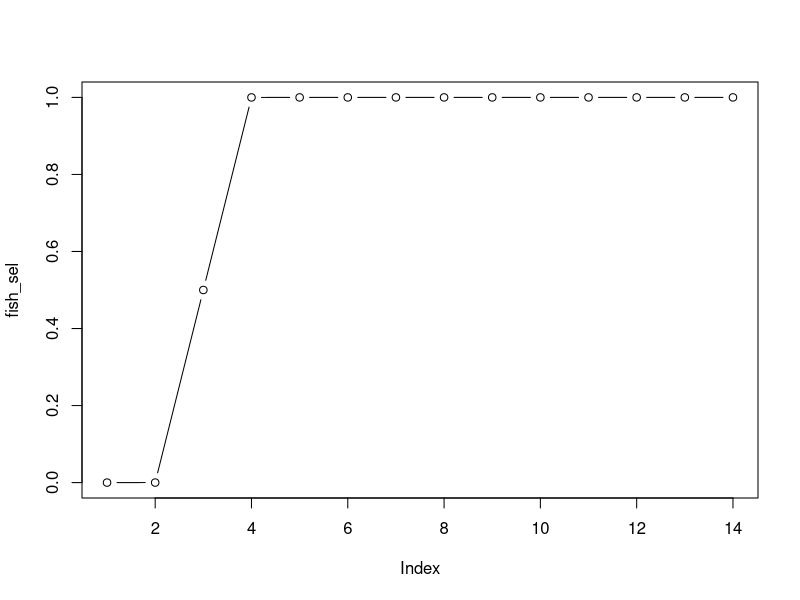
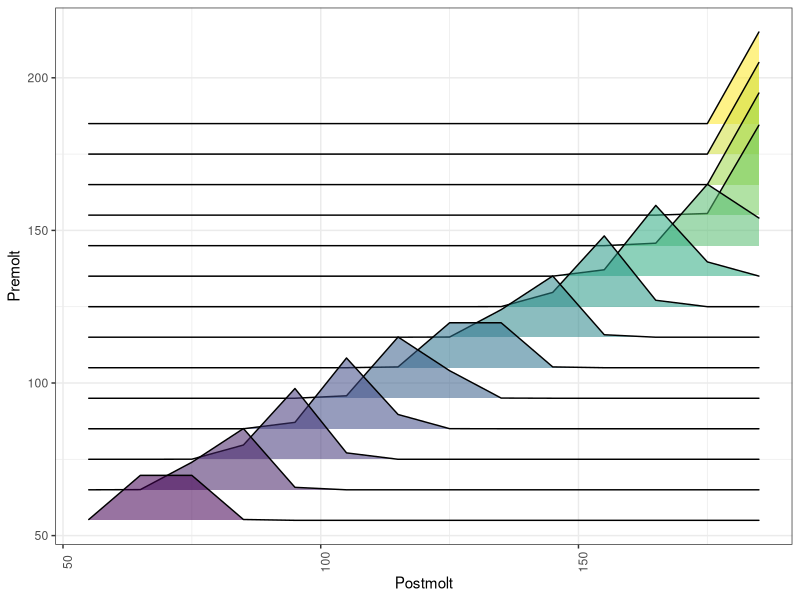
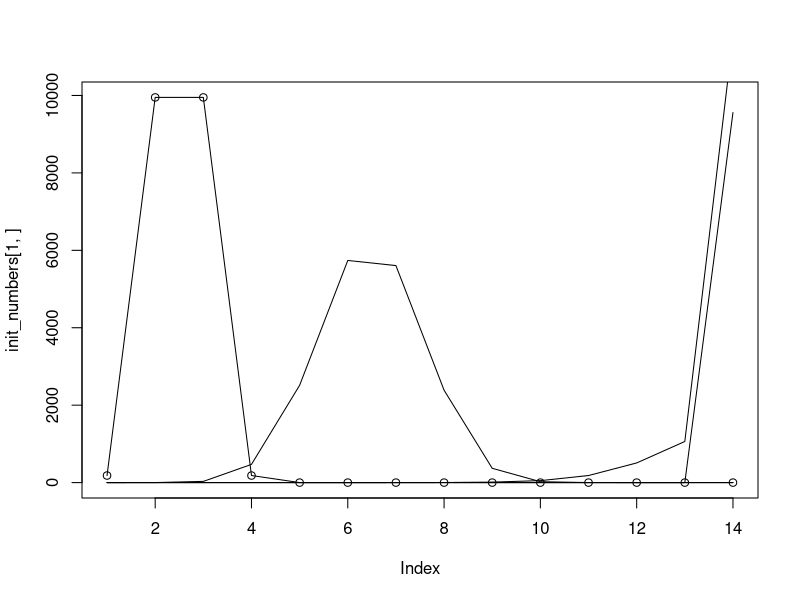

Reproduce these figures in R, in order. (Note: this script raises an error after producing the figures.)
# Operating model for mantis shrimp
# key characteristics: 
#     two recruitment events a year
#     two growth periods a year
#     fishery doesn't operate in the winter or summer
#     closed season changed length (need to implement)
#     monthly time step
#     start at 50mm
#     mature at 80mm
#     live 3 to 4 years
library(reshape2)
library(dplyr)
library(ggplot2)
library(ggridges)

#############################
# model characteristics
#############################
sizes         <-seq(50,190,10) # choose start sizes so they have roughly the same intermolt duration
years         <-seq(2009,2021) # simulated year span
total_time_steps<-length(years)*12
all_months    <-seq(1,total_time_steps)

#==mid points to the size bins from 'sizes'
in_break<-sizes
mid_pts<-rep(0,length(in_break)-1)
for(x in 1:length(mid_pts))
  mid_pts[x] <- (in_break[x]+in_break[x+1])/2

nat_mort      <-1

fish_prop     <-c(0,0,.1,.1,.1,.1,0,0,0,.2,.2,.15) # this is the proportion of fish_mort that occurs in a month
fish_months   <-all_months[which(all_months*rep(fish_prop,length(years))!=0)]

grow_month    <-c(0,0,1,0,0,0,1,0,0,0,0,0)
rec_month     <-c(0,1,0,0,0,0,0,1,0,0,0,0)
spawn_month   <-c(0,0,0,0,0,0,1,0,0,0,0,1)

growth_months   <-all_months[which(all_months*rep(grow_month,length(years))!=0)]
rec_months    <-all_months[which(all_months*rep(rec_month,length(years))!=0)]
spawn_months  <-all_months[which(all_months*rep(spawn_month,length(years))!=0)]

#==both fish_month and fish_prop could be turned into matrices
#==so that the months fished over time can change


#==fishery selectivity
fish_50<-75
fish_slope<-1
fish_sel<-1/(1+exp(-fish_slope*(mid_pts-fish_50)))
#==check it
plot(fish_sel,type='b')

f_mort1              <-matrix(0,ncol=length(mid_pts),nrow=total_time_steps)
in_fmort             <-rnorm(length(fish_months),0.15,0.05)
f_mort1[fish_months,]<-in_fmort
f_mort              <-sweep(f_mort1,2,fish_sel,FUN="*")

###################################
#==build a size transition matrix==
make_size_trans<-function(alpha,beta,growth_sd,out_plot=FALSE,no_x=FALSE,
                          input_size)
{
  avg_post_molt<-alpha + beta*input_size
  size_trans_mat<-matrix(ncol=length(input_size),nrow=length(input_size))
  
  for(x in 1:nrow(size_trans_mat))
  {
    tmp<-dnorm(input_size,avg_post_molt[x],growth_sd[x])  
    tmp[seq(1,nrow(size_trans_mat))<x]<-0
    size_trans_mat[x,]<-round(tmp/sum(tmp) ,3)
    
  }
  
  rownames(size_trans_mat)<-input_size
  colnames(size_trans_mat)<-input_size
  in_g<-data.frame(melt(t(size_trans_mat)))
  colnames(in_g)<-c("Postmolt","Premolt","Density")
  
  p <- ggplot(in_g)
  p <- p + geom_density_ridges(aes(x=Postmolt, y=Premolt, height = Density, group=Premolt,
                                   fill=stat(y),alpha=.9999),stat = "identity",scale=3) +
    scale_fill_viridis_c()+
    theme_bw() +
    theme(legend.position = "none",
          axis.text.x = element_text(angle = 90)) 
  
  if(no_x==TRUE)
    p<-p+theme(axis.text.x=element_blank(),
               axis.title.x=element_blank(),
               axis.ticks.x = element_blank())
  
  if(out_plot==TRUE)
    print(p)
  
  list(size_trans_mat,p)
}

size_trans_1<-make_size_trans(alpha=4,beta=1.2,
                              growth_sd=rep(5,length(mid_pts)),out_plot=F,no_x=FALSE,input_size=mid_pts)
# plot size transition matrix
size_trans_1[[2]]


##########################################
#==make up initial numbers at size at time
#==by iterating the size transition matrix
#==on a recruitment
init_numbers<-matrix(ncol=length(mid_pts),nrow=4)
dummy<-c(exp(10),rep(0,length(mid_pts)-1))
counter<-0
for(x in 1:4)
{
 counter<-0
 while(counter<x)
 {
   dummy<-(dummy%*%size_trans_1[[1]])*exp(-nat_mort/length(grow_month))
   counter<-counter+1
 }
 init_numbers[x,]<-dummy
   
}
#==check they look sensible
 plot(init_numbers[1,]) 
 for(x in 1:nrow(init_numbers))
   lines(init_numbers[x,])

 ###############################
 #==project population
 ###############################
 n_matrix<-matrix(ncol=length(mid_pts),nrow=c(total_time_steps))
 n_matrix[1,]<-apply(init_numbers,2,sum)
 c_matrix<-matrix(ncol=length(mid_pts),nrow=c(total_time_steps))
 log_recruits<-rep(0,total_time_steps)
 in_log_rec<-rnorm(length(rec_months),20,0.5)
 log_recruits[rec_months] <- in_log_rec
   
for(x in 1:(total_time_steps))
{
 #==recruitment(this could be spread over several size bins)
  #==this can also be linked to spawning biomass later
  if(any(rec_months==x))
    n_matrix[x,1]<-n_matrix[x,1] + exp(log_recruits[x])
  
 #==growth
  if(any(growth_months==x))
    n_matrix[x,]<-n_matrix[x,]%*%size_trans_1[[1]]
  
  #==fishing
  #==need a better way to do this...
    n_matrix[x,]<-n_matrix[x,]*(exp(-f_mort[x,]))
    c_matrix[x,]<-n_matrix[x,]*(1-exp(-f_mort[x,]))   

  #==natural mortality
    if(x<total_time_steps)
     n_matrix[x+1,]<-n_matrix[x,]*exp(-nat_mort/12)

}

 dat_file<-'admb/mantis_pindat.DAT'
 file.create(dat_file)
 
 cat("# log_rec",file=dat_file,append=TRUE)
 cat("\n",file=dat_file,append=TRUE)
 cat(in_log_rec,file=dat_file,append=TRUE)
 cat("\n",file=dat_file,append=TRUE)
 cat("# fmort",file=dat_file,append=TRUE)
 cat("\n",file=dat_file,append=TRUE)
 cat(in_fmort,file=dat_file,append=TRUE)
 cat("\n",file=dat_file,append=TRUE)
 cat("# init_n_at_l",file=dat_file,append=TRUE)
 cat("\n",file=dat_file,append=TRUE)
 cat(log(n_matrix[1,]),file=dat_file,append=TRUE) 
 
 
 
####################################
# visualize population
################################
 rownames(n_matrix)<-seq(1,total_time_steps)/12
 colnames(n_matrix)<-mid_pts
 in_g<-data.frame(melt(t(n_matrix)))
 colnames(in_g)<-c("Size","Time","Numbers")
 in_g$year<-floor(in_g$Time)
 
 p <- ggplot(in_g)
 p <- p + geom_density_ridges(aes(x=Size, y=Time, height = Numbers, group=Time,
                                  fill=stat(y),alpha=.9999),stat = "identity",scale=5) +
   scale_fill_viridis_c()+
   theme_bw() +
   theme(legend.position = "none",
         axis.text.x = element_text(angle = 90)) 

   print(p)
   
   num_yr<-in_g%>%
     group_by(year)%>%
     summarize(tot_num = sum(Numbers,na.rm=T))
   
   ggplot(data=num_yr,aes(x=year,y=tot_num))+
     geom_line()+
     theme_bw()
   
####################################
# visualize catch
################################
rownames(c_matrix)<-seq(1,total_time_steps)/12
colnames(c_matrix)<-mid_pts
in_g<-data.frame(melt(t(c_matrix)))
colnames(in_g)<-c("Size","Time","Numbers")
in_g$year<-floor(in_g$Time)
   
   p <- ggplot(in_g)
   p <- p + geom_density_ridges(aes(x=Size, y=Time, height = Numbers, group=Time,
                                    fill=stat(y),alpha=.9999),stat = "identity",scale=5) +
     scale_fill_viridis_c()+
     theme_bw() +
     theme(legend.position = "none",
           axis.text.x = element_text(angle = 90)) 
   
   print(p)
 
cat_yr<-in_g%>%
  group_by(year)%>%
  summarize(tot_catch = sum(Numbers,na.rm=T))
 
ggplot()+
  geom_line(data=cat_yr,aes(x=year,y=tot_catch),col='red')+
  theme_bw()  
 
###########################
# write a .DAT file
###########################  
all_months<-seq(1,(total_time_steps))
survey_sampling_1<-all_months[which(all_months%%8==0)]
survey_sampling_2<-all_months[which(all_months%%5==0)]
survey_sampling_3<-seq(96,108)
use_surv_samp<-sort(union(union(survey_sampling_1,survey_sampling_2),survey_sampling_3))
in_sd<-0.2

#==survey selectivity
surv_50<-60
surv_slope<-.3
surv_sel<-1/(1+exp(-surv_slope*(mid_pts-surv_50)))
#plot(surv_sel,type='b')

#==calculate fishing months
fish_months<-all_months[which(all_months*rep(fish_prop,length(years))!=0)]

dat_file<-'admb/mantis.DAT'
file.create(dat_file)

cat("# simulated mantis shrimp data file",file=dat_file,append=TRUE)
cat("\n",file=dat_file,append=TRUE)
cat("# start_mo",file=dat_file,append=TRUE)
cat("\n",file=dat_file,append=TRUE)
cat(1,file=dat_file,append=TRUE)
cat("\n",file=dat_file,append=TRUE)
cat("# end_mo",file=dat_file,append=TRUE)
cat("\n",file=dat_file,append=TRUE)
cat(total_time_steps,file=dat_file,append=TRUE)
cat("\n",file=dat_file,append=TRUE)

cat("# number of sizes",file=dat_file,append=TRUE)
cat("\n",file=dat_file,append=TRUE)
cat(length(mid_pts),file=dat_file,append=TRUE)
cat("\n",file=dat_file,append=TRUE)

cat("# sizes",file=dat_file,append=TRUE)
cat("\n",file=dat_file,append=TRUE)
cat(mid_pts,file=dat_file,append=TRUE)
cat("\n",file=dat_file,append=TRUE)

cat("# number of survey months",file=dat_file,append=TRUE)
cat("\n",file=dat_file,append=TRUE)
cat(length(use_surv_samp),file=dat_file,append=TRUE)
cat("\n",file=dat_file,append=TRUE)

cat("# survey months",file=dat_file,append=TRUE)
cat("\n",file=dat_file,append=TRUE)
cat(use_surv_samp,file=dat_file,append=TRUE)
cat("\n",file=dat_file,append=TRUE)

cat("# survey numbers",file=dat_file,append=TRUE)
cat("\n",file=dat_file,append=TRUE)
surv_obs<-sweep(n_matrix,2,surv_sel,FUN="*")[use_surv_samp,]
surv_obs_error<-apply(surv_obs,1,sum)*exp(rnorm(nrow(surv_obs),0,in_sd))
cat(surv_obs_error,file=dat_file,append=TRUE)
cat("\n",file=dat_file,append=TRUE)

cat("# survey size composition",file=dat_file,append=TRUE)
cat("\n",file=dat_file,append=TRUE)
for(x in 1:nrow(surv_obs))
{
  size_comp<-hist(sample(mid_pts,size=10000,prob=surv_obs[x,],replace=TRUE),plot=FALSE,breaks=sizes)$density
  cat(size_comp/sum(size_comp),file=dat_file,append=TRUE)
  cat("\n",file=dat_file,append=TRUE)
}

cat("# number of catch months",file=dat_file,append=TRUE)
cat("\n",file=dat_file,append=TRUE)
cat(length(fish_months),file=dat_file,append=TRUE)
cat("\n",file=dat_file,append=TRUE)

# cat("# which catch months",file=dat_file,append=TRUE)
# cat("\n",file=dat_file,append=TRUE)
# cat(which((fish_prop!=0)),file=dat_file,append=TRUE)
# cat("\n",file=dat_file,append=TRUE)

cat("# all catch months",file=dat_file,append=TRUE)
cat("\n",file=dat_file,append=TRUE)
cat(fish_months,file=dat_file,append=TRUE)
cat("\n",file=dat_file,append=TRUE)

cat("# catch numbers",file=dat_file,append=TRUE)
cat("\n",file=dat_file,append=TRUE)
catch_obs<-c_matrix[fish_months,]
catch_obs_error<-apply(c_matrix[fish_months,],1,sum)*exp(rnorm(length(fish_months),0,in_sd))
cat(catch_obs_error,file=dat_file,append=TRUE)
cat("\n",file=dat_file,append=TRUE)

cat("# catch size composition",file=dat_file,append=TRUE)
cat("\n",file=dat_file,append=TRUE)
for(x in 1:nrow(catch_obs))
{
  size_comp<-hist(sample(mid_pts,size=10000,prob=catch_obs[x,],replace=TRUE),plot=FALSE,breaks=sizes)$density
  cat(size_comp/sum(size_comp),file=dat_file,append=TRUE)
  cat("\n",file=dat_file,append=TRUE)
}

# cat("# number of recruitment months",file=dat_file,append=TRUE)
# cat("\n",file=dat_file,append=TRUE)
# cat(sum(rec_month),file=dat_file,append=TRUE)
# cat("\n",file=dat_file,append=TRUE)
# 
# cat("# which recruitment months",file=dat_file,append=TRUE)
# cat("\n",file=dat_file,append=TRUE)
# cat(which(rec_month!=0),file=dat_file,append=TRUE)
# cat("\n",file=dat_file,append=TRUE)

cat("# number of total recruitment months",file=dat_file,append=TRUE)
cat("\n",file=dat_file,append=TRUE)
cat(length(rec_months),file=dat_file,append=TRUE)
cat("\n",file=dat_file,append=TRUE)

cat("# all recruitment months",file=dat_file,append=TRUE)
cat("\n",file=dat_file,append=TRUE)
cat(rec_months,file=dat_file,append=TRUE)
cat("\n",file=dat_file,append=TRUE)

cat("# number of growth months",file=dat_file,append=TRUE)
cat("\n",file=dat_file,append=TRUE)
cat(sum(grow_month),file=dat_file,append=TRUE)
cat("\n",file=dat_file,append=TRUE)

cat("# which growth months",file=dat_file,append=TRUE)
cat("\n",file=dat_file,append=TRUE)
cat(which(grow_month!=0),file=dat_file,append=TRUE)
cat("\n",file=dat_file,append=TRUE)

# cat("# number of total growth months",file=dat_file,append=TRUE)
# cat("\n",file=dat_file,append=TRUE)
# cat(length(growth_months),file=dat_file,append=TRUE)
# cat("\n",file=dat_file,append=TRUE)
# 
# cat("# all growth months",file=dat_file,append=TRUE)
# cat("\n",file=dat_file,append=TRUE)
# cat(growth_months,file=dat_file,append=TRUE)
# cat("\n",file=dat_file,append=TRUE)
